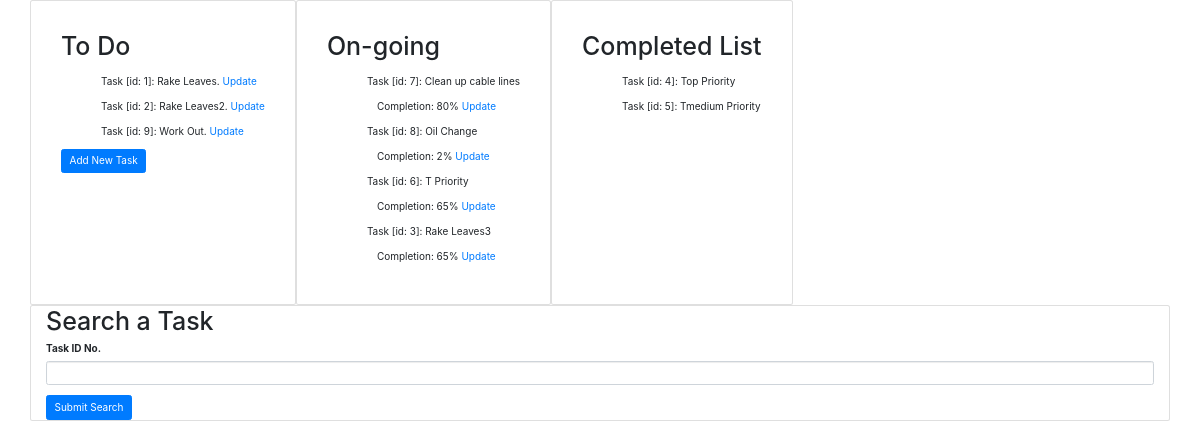
The page / on the database its author committed.
### todo_main.py (models this page shows)
class Todolist(db.Model):
    __tablename__ = "To_Do"
    id = db.Column(db.Integer, primary_key=True)
    title = db.Column(db.String(250),unique=True, nullable=False)
    date = db.Column(db.String(250),nullable=False)
    weight = db.Column(db.Integer, nullable=False)
    completion=db.Column(db.Integer,nullable=False)
    body = db.Column(db.Text,nullable=False)

### todo_main.py (the view, shortened to what this page needs)
@app.route('/', methods=['GET','POST'])
def home():
    form = SearchForm()
    lists = Todolist.query.order_by(desc(Todolist.weight)).all()
    return render_template('index.html', form=form, all_task = lists)

### forms.py
class SearchForm(FlaskForm):
    id = StringField('Task ID No.',validators=[DataRequired()])
    submit = SubmitField('Submit Search')

### templates/index.html (shortened to what this page needs)
<!DOCTYPE html>
{% extends 'bootstrap/base.html' %}
{% import "bootstrap/wtf.html" as wtf %}
{% block content %}
<link href="{{ url_for('static', filename='vendor/bootstrap/css/bootstrap.min.css') }}" rel="stylesheet">
<link href="{{ url_for('static', filename='style.css')}}" rel="stylesheet">
<html lang="en">
<head>
</head>
<body>
    <section class="listings">
        <div class="container">
            <div class="row">
                <div class="to-do has-block card has-padding" >
                    <h1 class="has-margin-bottom"> To Do</h1>
                    {% for task in all_task %}
                        {% if not task.completion %}
                            <div class="listings">
                                <ul>Task [id: {{task.id}}]: {{task.title}}.
                                    <a href="{{url_for('update', task_id= task.id)}}">Update </a>
                                </ul>
                            </div>
                        {% endif %}
                    {% endfor %}
                    <a class="btn btn-primary" href="{{url_for('add')}}">Add New Task</a>
                </div>
                <div class="current has-block card has-padding" >
                    <h1 class="has-margin-bottom"> On-going</h1>
                    {% for task in all_task %}
                        {% if task.completion and task.completion != 100 %}
                            <div class="listings">
                                <ul>Task [id: {{task.id}}]: {{task.title}}</ul>
                                <ul class="has-indent">Completion: {{task.completion}}%
                                    <a href="{{url_for('update', task_id= task.id)}}">Update </a>
                                </ul>
                            </div>
                        {% endif %}
                    {% endfor %}
                </div>
                <div class="completed has-block card has-padding" >
                    <h1 class="has-margin-bottom"> Completed List</h1>
                    {% for task in all_task %}
                        {% if task.completion and task.completion == 100 %}
                        <ul>Task [id: {{task.id}}]: {{task.title}}</ul>
                        {% endif %}
                    {% endfor %}
                </div>
            </div>
        </div>
    </section>
    <section class="search">
        <div class="container card">
            <div class="search">
                <h1>Search a Task</h1>
                {{wtf.quick_form(form,novalidate=True,button_map={'submit':"primary"})}}
            </div>
        </div>
    </section>
</body>
</html>
{% endblock %}

### static/style.css (style rules this page uses)
.has-block { display:inline-block; }
.has-margin-bottom { margin-bottom:.5em; }
.has-indent { margin-left: 1em; }
.has-padding { padding:3em; }

### rows shown on the page
Todolist: id "1", title "Rake Leaves"
Todolist: id "2", title "Rake Leaves2"
Todolist: id "9", title "Work Out"
Todolist: id "7", title "Clean up cable lines", completion "80"
Todolist: id "8", title "Oil Change", completion "2"
Todolist: id "6", title "T Priority", completion "65"
Todolist: id "3", title "Rake Leaves3", completion "65"
Todolist: id "4", title "Top Priority"
Todolist: id "5", title "Tmedium Priority"
